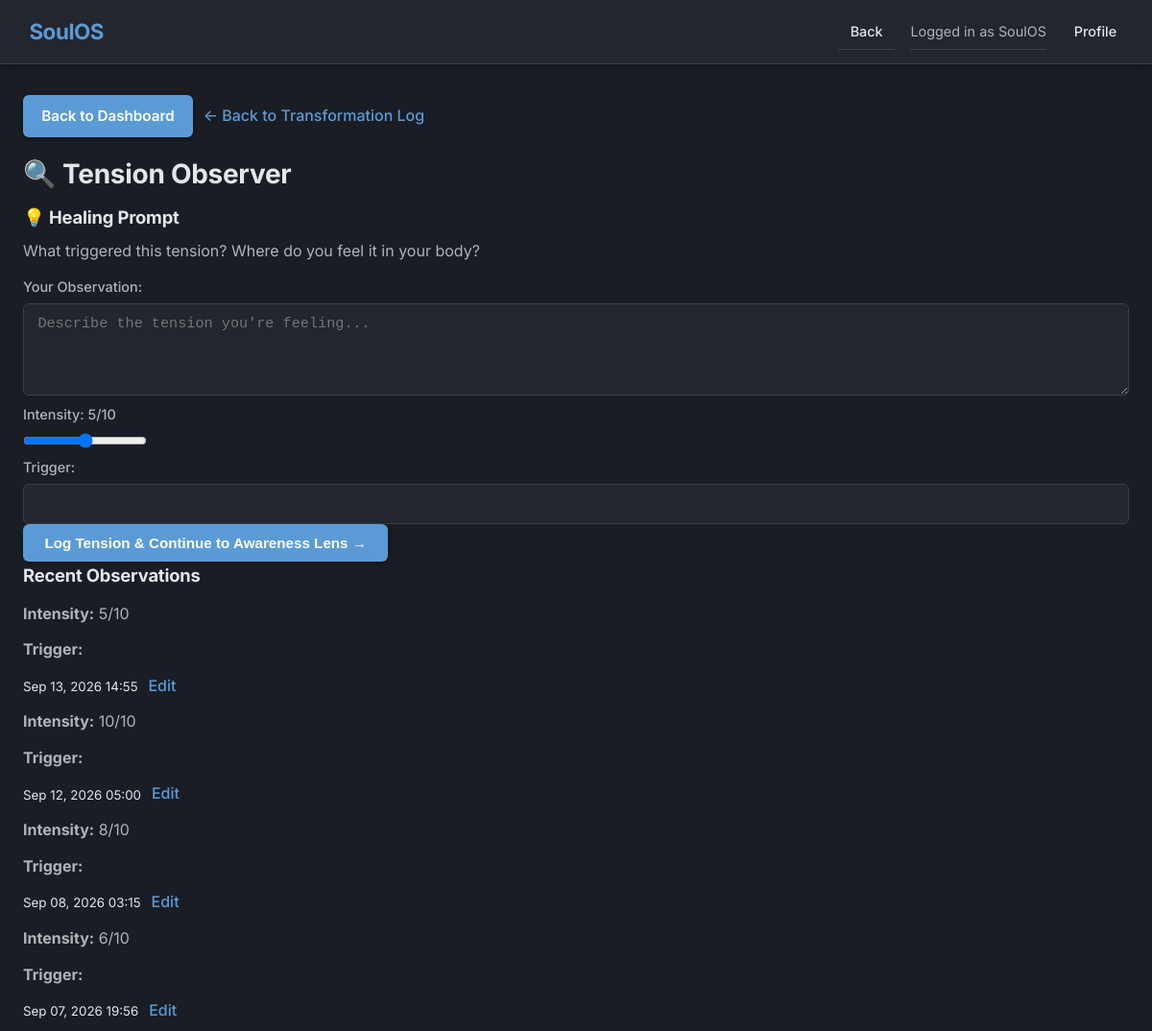
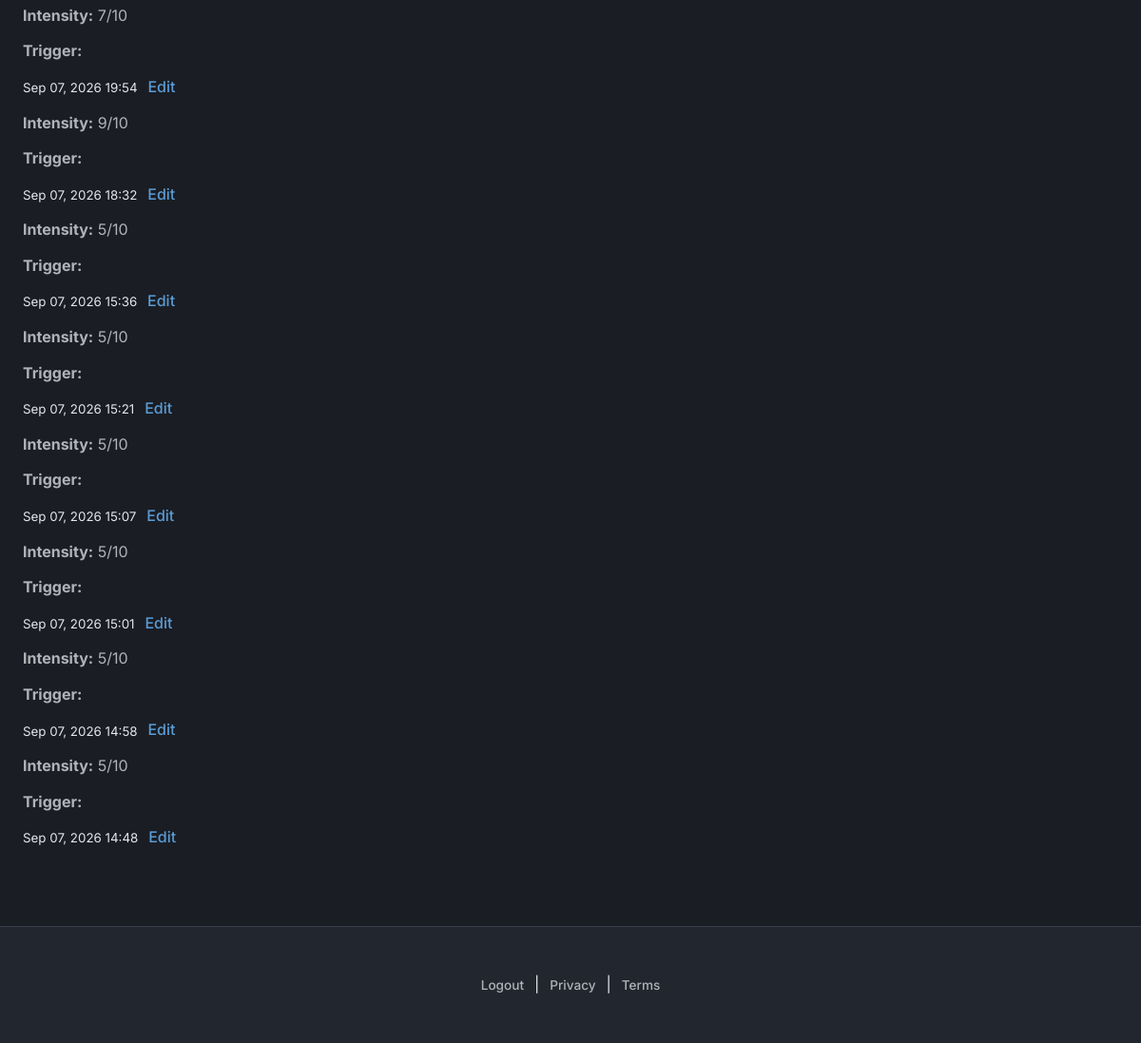
/core-healing-path/stage/tension-observer/ (signed in), run on the app's committed database (2 pictures, top to bottom).
### Core_healing_path/models.py (models this page shows, shortened)
class HealingLog(models.Model):
    user = models.ForeignKey(
        User, on_delete=models.CASCADE, related_name="healing_logs"
    )
    stage = models.CharField(max_length=50, choices=STAGE_CHOICES)
    entry = models.TextField()
    intensity = models.PositiveSmallIntegerField(default=5)
    trigger = models.CharField(max_length=100, blank=True)
    emotion = models.CharField(max_length=100, blank=True)
    limiting_belief = models.CharField(max_length=255, blank=True)
    custom_affirmation = models.CharField(max_length=255, blank=True)
    reframe = models.CharField(max_length=255, blank=True)
    coping_strategy = models.CharField(max_length=100, blank=True)
    ritual = models.CharField(max_length=100, blank=True)
    gratitude_notes = models.TextField(blank=True)
    insight_type = models.CharField(max_length=100, blank=True)
    clarity_notes = models.TextField(blank=True)
    awareness_type = models.CharField(max_length=20, blank=True)
    parent_log = models.ForeignKey(
        "self",
        on_delete=models.SET_NULL,
        null=True,
        blank=True,
        related_name="awareness_entries",
    )
    created_at = models.DateTimeField(default=timezone.now)
    class Meta:
        ordering = ["-created_at"]

### Core_healing_path/views.py (the view)
@login_required
def stage_view(request, stage_key):
    stage_name = dict(STAGE_CHOICES).get(stage_key, stage_key)
    if request.method == "POST":
        form_class = FORM_MAP.get(stage_key)
        if not form_class:
            return redirect("core_healing_path_dashboard")
        form = form_class(request.POST)
        if form.is_valid():
            log = form.save(commit=False)
            log.user = request.user
            log.stage = stage_key
            if stage_key == "awareness_lens":
                log.parent_log_id = request.POST.get("parent_log")
            log.save()
            profile = get_or_create_profile(request.user)
            if stage_key == "tension_observer":
                journey = TransformationJourney.objects.create(
                    user=request.user,
                    tension_log=log,
                    current_stage=stage_key,
                    status="active",
                )
                JourneyStage.objects.create(journey=journey, stage=stage_key, log=log)
                advance_journey(journey, log)
                next_stage = get_next_stage(stage_key)
                if next_stage:
                    return redirect(
                        reverse(STAGE_URL_MAP[next_stage]) + f"?tension_log_id={log.id}"
                    )
                return redirect("core_healing_path_dashboard")
            else:
                active_journey = get_active_journey(request.user)
                if active_journey and active_journey.current_stage == stage_key:
                    advance_journey(active_journey, log)
                    if stage_key == "clarity_flow":
                        active_journey.status = "completed"
                        active_journey.completed_at = timezone.now()
                        active_journey.save()
                next_stage = get_next_stage(stage_key)
                if next_stage:
                    return redirect(reverse(STAGE_URL_MAP[next_stage]))
                return redirect("core_healing_path_dashboard")
    else:
        form_class = FORM_MAP.get(stage_key, TensionObserverForm)
        form = form_class(initial={"stage": stage_key})
    logs = HealingLog.objects.filter(user=request.user, stage=stage_key)[:20]
    suggestion = ""
    if stage_key == "thought_analyzer" and logs:
        suggestion = get_stage_suggestion(logs[0])
    tension_log = None
    if stage_key == "awareness_lens":
        tension_log_id = request.GET.get("tension_log_id")
        if tension_log_id:
            tension_log = HealingLog.objects.filter(
                id=tension_log_id, user=request.user, stage="tension_observer"
            ).first()
    context = {
        "stage_key": stage_key,
        "stage_name": stage_name,
        "healing_prompt": HEALING_PROMPTS.get(stage_key, ""),
        "form": form,
        "logs": logs,
        "suggestion": suggestion,
        "stage_choices": STAGE_CHOICES,
        "current_stage_index": TRANSFORMATION_ORDER.index(stage_key),
        "total_stages": len(TRANSFORMATION_ORDER),
        "next_stage_url": STAGE_URL_MAP.get(get_next_stage(stage_key))
        if get_next_stage(stage_key)
        else None,
        "tension_log": tension_log,
    }
    return render(request, f"core_healing_path/stage_{stage_key}.html", context)

### Core_healing_path/forms.py
class TensionObserverForm(forms.ModelForm):
    trigger = forms.CharField(
        label="Trigger",
        max_length=100,
        required=False,
        widget=EditableSelect(choices=TRIGGER_CHOICES, attrs={"class": "form-control"}),
    )
    class Meta:
        model = HealingLog
        fields = ["stage", "entry", "intensity", "trigger"]
        widgets = {
            "stage": forms.HiddenInput(),
            "entry": forms.Textarea(
                attrs={
                    "class": "form-control",
                    "rows": 4,
                    "placeholder": "Describe the tension you're feeling...",
                }
            ),
            "intensity": forms.NumberInput(
                attrs={
                    "class": "form-control",
                    "type": "range",
                    "min": "1",
                    "max": "10",
                }
            ),
        }

### Core_healing_path/forms.py (called while the page is built)
    def render(self, name, value, attrs=None, renderer=None):
        final_attrs = self.build_attrs(attrs, extra_attrs={"type": self.input_type})
        final_attrs["list"] = f"datalist_{name}"
        input_html = super().render(name, value, final_attrs, renderer)
        options_html = "".join(
            f'<option value="{v}">{l}</option>' for v, l in self.choices if v
        )
        return mark_safe(
            f'{input_html}<datalist id="datalist_{name}">{options_html}</datalist>'
        )

### Core_healing_path/views.py (called while the page is built)
def get_next_stage(current_stage):
    try:
        idx = TRANSFORMATION_ORDER.index(current_stage)
        if idx < len(TRANSFORMATION_ORDER) - 1:
            return TRANSFORMATION_ORDER[idx + 1]
    except ValueError:
        pass
    return None

### templates/core_healing_path/stage_tension_observer.html (shortened to what this page needs)
{% extends "base.html" %}
{% load static %}
{% block content %}
<a href="{% url 'core_healing_path:transformation_log' %}">← Back to Transformation Log</a>
<div class="card">
    <h1>🔍 Tension Observer</h1>
</div>
<div class="card">
    <h3>💡 Healing Prompt</h3>
    <p>{{ healing_prompt }}</p>
</div>
<div class="card">
    <form method="post" action="{% url 'core_healing_path:log_tension' %}">
        <div class="form-group">
            <label for="id_entry">Your Observation:</label>
            {{ form.entry }}
        </div>
        <div class="form-group">
            <label>Intensity: <span id="intensityValue">{{ form.intensity.value|default:"5" }}</span>/10</label>
            {{ form.intensity }}
        </div>
        <div class="form-group">
            <label for="id_trigger">Trigger:</label>
            {{ form.trigger }}
        </div>
        <button type="submit" class="btn btn-primary form-submit-btn">Log Tension & Continue to Awareness Lens →</button>
    </form>
</div>
<div class="card">
    <h3>Recent Observations</h3>
    {% for log in logs %}
        <div class="form-group">
            <p><strong>Intensity:</strong> <span>{{ log.intensity }}/10</span></p>
            <p><strong>Trigger:</strong> </p>
            <small>{{ log.created_at|date:"M d, Y H:i" }}</small>
            <a href="{% url 'core_healing_path:edit_tension' log.id %}">Edit</a>
        </div>
    {% empty %}
        <p>No observations yet. Start by logging your first entry above.</p>
    {% endfor %}
</div>
{% endblock %}

### templates/base.html (shortened to what this page needs)
{% load static %}
<!DOCTYPE html>
<html lang="en">
<head>
    <link rel="stylesheet" href="{% static 'css/healing-styles.css' %}">
</head>
<body>
    <header>
        <nav class="navbar">
            <div class="navbar-container">
                <a href="{% if user.is_authenticated %}{% url 'dashboard_app:home' %}{% else %}{% url 'index' %}{% endif %}" class="navbar-brand">SoulOS</a>
                <ul class="navbar-nav">
                    {% if user.is_authenticated %}
                        <li><a href="{% url 'dashboard_app:home' %}">Back</a></li>
                        <li><span>Logged in as {{ user.username }}</span></li>
                        <li><a href="{% url 'profile_app:dashboard' %}">Profile</a></li>
                    {% endif %}
                </ul>
            </div>
        </nav>
    </header>
    <div class="container">
        {% if user.is_authenticated %}
            <a href="{% url 'dashboard_app:home' %}" class="btn back-btn">Back to Dashboard</a>
        {% endif %}
        {% block content %}{% endblock %}
    </div>
    <footer>
        <div class="container">
            {% if user.is_authenticated %}
                <a href="{% url 'logout' %}">Logout</a> |
                <a href="{% url 'legal:privacy' %}">Privacy</a> |
                <a href="{% url 'legal:terms' %}">Terms</a>
            {% endif %}
        </div>
    </footer>
</body>
</html>

### static/css/healing-styles.css (style rules this page uses)
:root { --bg-primary: #1a1d23; --bg-secondary: #22262e; --bg-card: #2a2f38; --bg-hover: #323842; --text-primary: #e4e6eb; --text-secondary: #b0b3b8; --text-muted: #8a8d91; --accent: #5b9bd5; --accent-hover: #7db3e0; --border: #3a3f4a; --success: #34978f; --danger: #e74c3c; --shadow: rgba(0, 0, 0, 0.3); --radius: 10px; --radius-sm: 6px; }
* { margin: 0; padding: 0; box-sizing: border-box; }
body { background: var(--bg-primary); color: var(--text-primary); font-family: 'Inter', -apple-system, BlinkMacSystemFont, 'Segoe UI', sans-serif; line-height: 1.6; min-height: 100vh; }
a { color: var(--accent); text-decoration: none; font-weight: 500; border-radius: var(--radius-sm); padding: 0.2rem 0.4rem; transition: all 0.25s ease; }
.navbar { background: var(--bg-secondary); border-bottom: 1px solid var(--border); padding: 0.75rem 0; box-shadow: 0 2px 8px var(--shadow); position: sticky; top: 0; z-index: 100; }
.navbar-container { max-width: 1200px; margin: 0 auto; padding: 0 1.5rem; display: flex; justify-content: space-between; align-items: center; }
.navbar-brand { font-size: 1.4rem; font-weight: 700; color: var(--accent); letter-spacing: -0.02em; }
.navbar-nav { list-style: none; display: flex; gap: 1rem; align-items: center; }
.navbar-nav li { color: var(--text-secondary); font-size: 0.9rem; }
.navbar-nav a { color: var(--text-primary); background: transparent; padding: 0.4rem 0.8rem; border-radius: var(--radius-sm); font-weight: 500; }
.container { max-width: 1200px; margin: 0 auto; padding: 2rem 1.5rem; }
button, .btn { background: var(--accent); color: #fff; padding: 0.7rem 1.4rem; border: none; border-radius: var(--radius-sm); cursor: pointer; font-weight: 600; font-size: 0.95rem; transition: all 0.25s ease; box-shadow: 0 2px 4px var(--shadow); }
input[type="text"], input[type="number"], input[type="date"], textarea, select { width: 100%; padding: 0.7rem 0.9rem; border: 1px solid var(--border); border-radius: var(--radius-sm); background: var(--bg-secondary); color: var(--text-primary); font-size: 0.95rem; transition: all 0.25s ease; }
label { display: block; margin-bottom: 0.4rem; font-weight: 500; color: var(--text-secondary); font-size: 0.9rem; }
h1, h2, h3, h4 { color: var(--text-primary); font-weight: 700; margin-bottom: 0.5rem; letter-spacing: -0.01em; }
h1 { font-size: 1.75rem; }
h3 { font-size: 1.15rem; }
p { color: var(--text-secondary); margin-bottom: 0.75rem; }
.back-btn { display: inline-block; margin-bottom: 1rem; background: var(--accent); color: #fff; padding: 0.6rem 1.2rem; border-radius: var(--radius-sm); font-weight: 600; text-decoration: none; transition: all 0.25s ease; box-shadow: 0 2px 4px var(--shadow); }
footer { background: var(--bg-secondary); border-top: 1px solid var(--border); padding: 1rem 0; margin-top: 3rem; text-align: center; }
footer a { color: var(--text-secondary); font-size: 0.85rem; }
ul { list-style: none; }
ul li { padding: 0.4rem 0; color: var(--text-secondary); border-bottom: 1px solid var(--border); }
ul li:last-child { border-bottom: none; }

### data on the page
HealingLog: intensity "5", created_at "Sep 13, 2026 14:55"
HealingLog: intensity "10", created_at "Sep 12, 2026 05:00"
HealingLog: intensity "8", created_at "Sep 08, 2026 03:15"
HealingLog: intensity "6", created_at "Sep 07, 2026 19:56"
HealingLog: intensity "7", created_at "Sep 07, 2026 19:54"
HealingLog: intensity "9", created_at "Sep 07, 2026 18:32"
HealingLog: intensity "5", created_at "Sep 07, 2026 15:36"
HealingLog: intensity "5", created_at "Sep 07, 2026 15:21"
HealingLog: intensity "5", created_at "Sep 07, 2026 15:07"
HealingLog: intensity "5", created_at "Sep 07, 2026 15:01"
HealingLog: intensity "5", created_at "Sep 07, 2026 14:58"
HealingLog: intensity "5", created_at "Sep 07, 2026 14:48"

### other printed values
{{ user.username }} "SoulOS"
{{ healing_prompt }} "What triggered this tension? Where do you feel it in your body?"
